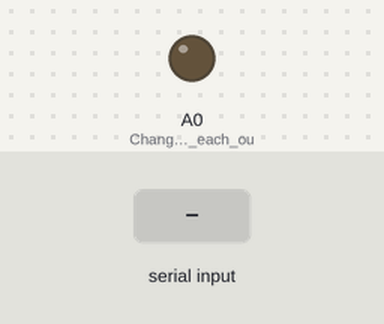
Recording of a sketch running on a simulated Teensy 4. On the bench: output pins drawn as LEDs (lit = HIGH). Inputs (shaded band) come from the test bench.

Above: at 1.2 s.
1.3 s: "1\n" received over Serial
At 1.6 s:
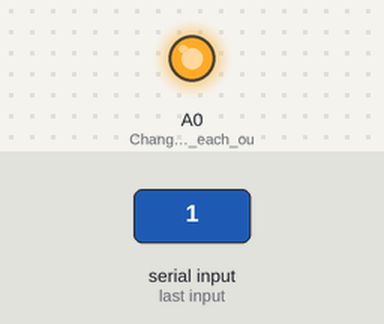
2.8 s: "0\n" received over Serial
At 3.9 s:
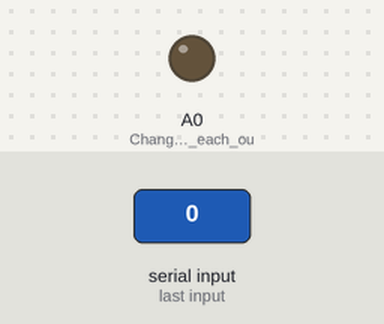
4.3 s: "2\n" received over Serial
At 5.1 s:
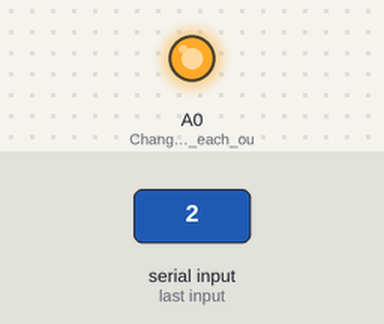
Timing chart, 0 to 7.3 s (numbered marks = the images above; inputs shaded):
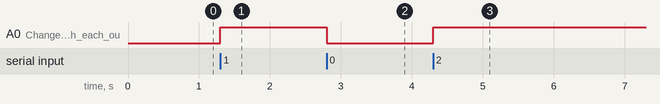

Measured:
- after the input at 1.3 s, A0 (Change_value_with_each_ou): LOW → HIGH at once
- after the input at 2.8 s, A0 (Change_value_with_each_ou): HIGH → LOW at once
- after the input at 4.3 s, A0 (Change_value_with_each_ou): LOW → HIGH at once

The sketch:

lps_testr.ino
```cpp
// https://forum.pjrc.com/threads/54711-Teensy-4-0-First-Beta-Test?p=204883&viewfull=1#post204883
// https://forum.pjrc.com/threads/54711-Teensy-4-0-First-Beta-Test?p=204681&viewfull=1#post204681
uint32_t count, prior_count;
uint32_t prior_msec;
uint32_t count_per_second;

void setup() {
  Serial.begin(1000000);
  Serial2.begin(115200);
  Serial2.print( "Hello World" );
  pinMode(14, OUTPUT); // Change value with each output string for FreqCount
  //  while (!Serial) ;
  count = 10000000;
  prior_count = count;
  count_per_second = 0;
  prior_msec = millis();
}
void yield() {}
void loop() {
  char c;
  int ii = 0;
  char buf[100];
  while (Serial.available()) {
    c = Serial.read();
    if (c == '\n') {
      count = count + 1;
      digitalWriteFast( 14, count & 1 );
      uint32_t msec = millis();
      if (msec - prior_msec > 1000) {
        prior_msec = prior_msec + 1000;
        count_per_second = count - prior_count;
        prior_count = count;
        buf[ii] = 0;
        Serial2.print(buf);
#if 1 // this is showing echo on print of last digits of count_per_second and newlines
        Serial2.println(count_per_second);
#else
        Serial2.print(count_per_second);
        Serial2.println('.');
#endif
        ii = 0;
      }
    }
    else {
      buf[ii++] = c;
    }
  }
}
```
